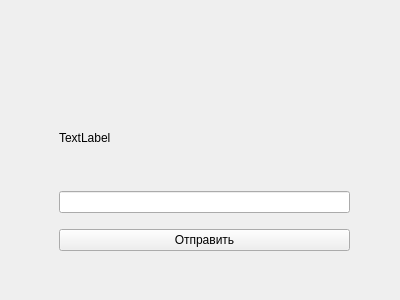
<?xml version="1.0" encoding="UTF-8"?>
<ui version="4.0">
 <class>Form</class>
 <widget class="QWidget" name="Form">
  <property name="geometry">
   <rect>
    <x>0</x>
    <y>0</y>
    <width>400</width>
    <height>300</height>
   </rect>
  </property>
  <property name="windowTitle">
   <string>Form</string>
  </property>
  <widget class="QWidget" name="verticalLayoutWidget">
   <property name="geometry">
    <rect>
     <x>59</x>
     <y>90</y>
     <width>291</width>
     <height>161</height>
    </rect>
   </property>
   <layout class="QVBoxLayout" name="verticalLayout">
    <item>
     <widget class="QLabel" name="task_text">
      <property name="text">
       <string>TextLabel</string>
      </property>
     </widget>
    </item>
    <item>
     <widget class="QLineEdit" name="answer_line"/>
    </item>
    <item>
     <spacer name="verticalSpacer">
      <property name="orientation">
       <enum>Qt::Vertical</enum>
      </property>
      <property name="sizeType">
       <enum>QSizePolicy::Fixed</enum>
      </property>
      <property name="sizeHint" stdset="0">
       <size>
        <width>20</width>
        <height>10</height>
       </size>
      </property>
     </spacer>
    </item>
    <item>
     <widget class="QPushButton" name="answer_button">
      <property name="text">
       <string>Отправить</string>
      </property>
     </widget>
    </item>
   </layout>
  </widget>
 </widget>
 <resources/>
 <connections/>
</ui>
